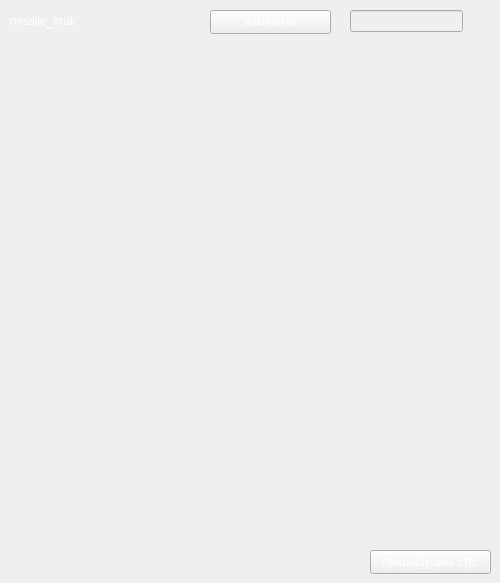
      <widget class="QWidget" name="SM_page_weapon_2">
       <widget class="QPushButton" name="pushChange_138">
        <property name="geometry">
         <rect>
          <x>210</x>
          <y>10</y>
          <width>121</width>
          <height>24</height>
         </rect>
        </property>
        <property name="styleSheet">
         <string notr="true">color:#fff</string>
        </property>
        <property name="text">
         <string>изменить</string>
        </property>
       </widget>
       <widget class="QLineEdit" name="line_marine_missile_krak">
        <property name="enabled">
         <bool>false</bool>
        </property>
        <property name="geometry">
         <rect>
          <x>350</x>
          <y>10</y>
          <width>113</width>
          <height>22</height>
         </rect>
        </property>
        <property name="font">
         <font>
          <pointsize>12</pointsize>
         </font>
        </property>
        <property name="styleSheet">
         <string notr="true">color:#fff</string>
        </property>
        <property name="alignment">
         <set>Qt::AlignCenter</set>
        </property>
       </widget>
       <widget class="QLabel" name="guard_thermo_generator_102">
        <property name="geometry">
         <rect>
          <x>10</x>
          <y>10</y>
          <width>181</width>
          <height>21</height>
         </rect>
        </property>
        <property name="styleSheet">
         <string notr="true">color:#fff</string>
        </property>
        <property name="text">
         <string>missile_krak</string>
        </property>
       </widget>
       <widget class="QPushButton" name="pred_btn_6">
        <property name="geometry">
         <rect>
          <x>370</x>
          <y>550</y>
          <width>121</width>
          <height>24</height>
         </rect>
        </property>
        <property name="styleSheet">
         <string notr="true">color:#fff</string>
        </property>
        <property name="text">
         <string>предыдущяа стр.</string>
        </property>
       </widget>
      </widget>
